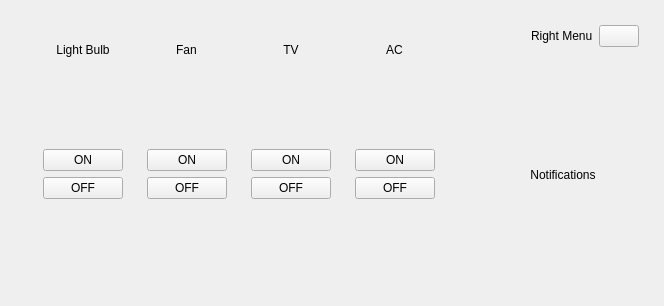
        <widget class="QWidget" name="mainContents" native="true">
         <property name="sizePolicy">
          <sizepolicy hsizetype="Preferred" vsizetype="Expanding">
           <horstretch>0</horstretch>
           <verstretch>0</verstretch>
          </sizepolicy>
         </property>
         <layout class="QHBoxLayout" name="horizontalLayout_10">
          <item>
           <widget class="QWidget" name="mainPageContents" native="true">
            <layout class="QVBoxLayout" name="verticalLayout_5">
             <property name="spacing">
              <number>5</number>
             </property>
             <property name="leftMargin">
              <number>5</number>
             </property>
             <property name="topMargin">
              <number>5</number>
             </property>
             <property name="rightMargin">
              <number>5</number>
             </property>
             <property name="bottomMargin">
              <number>5</number>
             </property>
             <item>
              <widget class="QCustomQStackedWidget" name="mainPage">
               <widget class="QCustomSlideMenu" name="homePage">
                <layout class="QVBoxLayout" name="verticalLayout_12">
                 <item>
                  <widget class="QWidget" name="widget_7" native="true">
                   <layout class="QHBoxLayout" name="horizontalLayout_12">
                    <item>
                     <widget class="QWidget" name="lightBulbControl" native="true">
                      <layout class="QVBoxLayout" name="verticalLayout_20">
                       <item alignment="Qt::AlignHCenter|Qt::AlignTop">
                        <widget class="QLabel" name="label_8">
                         <property name="text">
                          <string>Light Bulb</string>
                         </property>
                         <property name="alignment">
                          <set>Qt::AlignCenter</set>
                         </property>
                        </widget>
                       </item>
                       <item alignment="Qt::AlignHCenter|Qt::AlignVCenter">
                        <widget class="QLabel" name="lightBulbIcon">
                         <property name="minimumSize">
                          <size>
                           <width>80</width>
                           <height>80</height>
                          </size>
                         </property>
                         <property name="maximumSize">
                          <size>
                           <width>80</width>
                           <height>80</height>
                          </size>
                         </property>
                         <property name="layoutDirection">
                          <enum>Qt::LeftToRight</enum>
                         </property>
                         <property name="autoFillBackground">
                          <bool>false</bool>
                         </property>
                         <property name="text">
                          <string />
                         </property>
                         <property name="pixmap">
                          <pixmap resource="../Qss/icons/_icons.qrc">:/material_design/icons/material_design/flashlight_off.png</pixmap>
                         </property>
                         <property name="scaledContents">
                          <bool>true</bool>
                         </property>
                         <property name="alignment">
                          <set>Qt::AlignCenter</set>
                         </property>
                        </widget>
                       </item>
                       <item alignment="Qt::AlignVCenter">
                        <widget class="QPushButton" name="lightBulbOnBtn">
                         <property name="minimumSize">
                          <size>
                           <width>0</width>
                           <height>0</height>
                          </size>
                         </property>
                         <property name="text">
                          <string>ON</string>
                         </property>
                         <property name="icon">
                          <iconset resource="../Qss/icons/_icons.qrc">
                           <normaloff>:/material_design/icons/material_design/radio_button_unchecked.png</normaloff>:/material_design/icons/material_design/radio_button_unchecked.png</iconset>
                         </property>
                         <property name="iconSize">
                          <size>
                           <width>30</width>
                           <height>30</height>
                          </size>
                         </property>
                        </widget>
                       </item>
                       <item>
                        <widget class="QPushButton" name="lightBulbOffBtn">
                         <property name="text">
                          <string>OFF</string>
                         </property>
                         <property name="icon">
                          <iconset resource="../Qss/icons/_icons.qrc">
                           <normaloff>:/material_design/icons/material_design/check_circle.png</normaloff>:/material_design/icons/material_design/check_circle.png</iconset>
                         </property>
                         <property name="iconSize">
                          <size>
                           <width>30</width>
                           <height>30</height>
                          </size>
                         </property>
                        </widget>
                       </item>
                       <item>
                        <spacer name="verticalSpacer_4">
                         <property name="orientation">
                          <enum>Qt::Vertical</enum>
                         </property>
                         <property name="sizeHint" stdset="0">
                          <size>
                           <width>20</width>
                           <height>40</height>
                          </size>
                         </property>
                        </spacer>
                       </item>
                      </layout>
                     </widget>
                    </item>
                    <item>
                     <widget class="QWidget" name="fanControl" native="true">
                      <layout class="QVBoxLayout" name="verticalLayout_21">
                       <item alignment="Qt::AlignHCenter|Qt::AlignTop">
                        <widget class="QLabel" name="label_17">
                         <property name="text">
                          <string>Fan</string>
                         </property>
                         <property name="alignment">
                          <set>Qt::AlignCenter</set>
                         </property>
                        </widget>
                       </item>
                       <item alignment="Qt::AlignHCenter|Qt::AlignVCenter">
                        <widget class="QLabel" name="fanIcon">
                         <property name="minimumSize">
                          <size>
                           <width>80</width>
                           <height>80</height>
                          </size>
                         </property>
                         <property name="maximumSize">
                          <size>
                           <width>80</width>
                           <height>80</height>
                          </size>
                         </property>
                         <property name="text">
                          <string />
                         </property>
                         <property name="pixmap">
                          <pixmap resource="../Qss/icons/_icons.qrc">:/material_design/icons/material_design/mode_fan_off.png</pixmap>
                         </property>
                         <property name="scaledContents">
                          <bool>true</bool>
                         </property>
                         <property name="alignment">
                          <set>Qt::AlignCenter</set>
                         </property>
                        </widget>
                       </item>
                       <item>
                        <widget class="QPushButton" name="fanOnBtn">
                         <property name="text">
                          <string>ON</string>
                         </property>
                         <property name="icon">
                          <iconset resource="../Qss/icons/_icons.qrc">
                           <normaloff>:/material_design/icons/material_design/radio_button_unchecked.png</normaloff>:/material_design/icons/material_design/radio_button_unchecked.png</iconset>
                         </property>
                         <property name="iconSize">
                          <size>
                           <width>30</width>
                           <height>30</height>
                          </size>
                         </property>
                        </widget>
                       </item>
                       <item>
                        <widget class="QPushButton" name="fanOffBtn">
                         <property name="text">
                          <string>OFF</string>
                         </property>
                         <property name="icon">
                          <iconset resource="../Qss/icons/_icons.qrc">
                           <normaloff>:/material_design/icons/material_design/check_circle.png</normaloff>:/material_design/icons/material_design/check_circle.png</iconset>
                         </property>
                         <property name="iconSize">
                          <size>
                           <width>30</width>
                           <height>30</height>
                          </size>
                         </property>
                        </widget>
                       </item>
                       <item>
                        <spacer name="verticalSpacer_5">
                         <property name="orientation">
                          <enum>Qt::Vertical</enum>
                         </property>
                         <property name="sizeHint" stdset="0">
                          <size>
                           <width>20</width>
                           <height>40</height>
                          </size>
                         </property>
                        </spacer>
                       </item>
                      </layout>
                     </widget>
                    </item>
                    <item>
                     <widget class="QWidget" name="tvControl" native="true">
                      <layout class="QVBoxLayout" name="verticalLayout_22">
                       <item alignment="Qt::AlignHCenter|Qt::AlignTop">
                        <widget class="QLabel" name="label_18">
                         <property name="text">
                          <string>TV</string>
                         </property>
                         <property name="alignment">
                          <set>Qt::AlignCenter</set>
                         </property>
                        </widget>
                       </item>
                       <item alignment="Qt::AlignHCenter|Qt::AlignVCenter">
                        <widget class="QLabel" name="tvIcon">
                         <property name="minimumSize">
                          <size>
                           <width>80</width>
                           <height>80</height>
                          </size>
                         </property>
                         <property name="maximumSize">
                          <size>
                           <width>80</width>
                           <height>80</height>
                          </size>
                         </property>
                         <property name="text">
                          <string />
                         </property>
                         <property name="pixmap">
                          <pixmap resource="../Qss/icons/_icons.qrc">:/material_design/icons/material_design/tv_off.png</pixmap>
                         </property>
                         <property name="scaledContents">
                          <bool>true</bool>
                         </property>
                         <property name="alignment">
                          <set>Qt::AlignCenter</set>
                         </property>
                        </widget>
                       </item>
                       <item>
                        <widget class="QPushButton" name="tvOnBtn">
                         <property name="text">
                          <string>ON</string>
                         </property>
                         <property name="icon">
                          <iconset resource="../Qss/icons/_icons.qrc">
                           <normaloff>:/material_design/icons/material_design/radio_button_unchecked.png</normaloff>:/material_design/icons/material_design/radio_button_unchecked.png</iconset>
                         </property>
                         <property name="iconSize">
                          <size>
                           <width>30</width>
                           <height>30</height>
                          </size>
                         </property>
                        </widget>
                       </item>
                       <item>
                        <widget class="QPushButton" name="tvOffBtn">
                         <property name="text">
                          <string>OFF</string>
                         </property>
                         <property name="icon">
                          <iconset resource="../Qss/icons/_icons.qrc">
                           <normaloff>:/material_design/icons/material_design/check_circle.png</normaloff>:/material_design/icons/material_design/check_circle.png</iconset>
                         </property>
                         <property name="iconSize">
                          <size>
                           <width>30</width>
                           <height>30</height>
                          </size>
                         </property>
                        </widget>
                       </item>
                       <item>
                        <spacer name="verticalSpacer_6">
                         <property name="orientation">
                          <enum>Qt::Vertical</enum>
                         </property>
                         <property name="sizeHint" stdset="0">
                          <size>
                           <width>20</width>
                           <height>40</height>
                          </size>
                         </property>
                        </spacer>
                       </item>
                      </layout>
                     </widget>
                    </item>
                    <item>
                     <widget class="QWidget" name="acControl" native="true">
                      <layout class="QVBoxLayout" name="verticalLayout_23">
                       <item alignment="Qt::AlignHCenter|Qt::AlignTop">
                        <widget class="QLabel" name="label_19">
                         <property name="text">
                          <string>AC</string>
                         </property>
                         <property name="alignment">
                          <set>Qt::AlignCenter</set>
                         </property>
                        </widget>
                       </item>
                       <item alignment="Qt::AlignHCenter|Qt::AlignVCenter">
                        <widget class="QLabel" name="acIcon">
                         <property name="minimumSize">
                          <size>
                           <width>80</width>
                           <height>80</height>
                          </size>
                         </property>
                         <property name="maximumSize">
                          <size>
                           <width>80</width>
                           <height>80</height>
                          </size>
                         </property>
                         <property name="text">
                          <string />
                         </property>
                         <property name="pixmap">
                          <pixmap resource="../Qss/icons/_icons.qrc">:/material_design/icons/material_design/subtitles_off.png</pixmap>
                         </property>
                         <property name="scaledContents">
                          <bool>true</bool>
                         </property>
                         <property name="alignment">
                          <set>Qt::AlignCenter</set>
                         </property>
                        </widget>
                       </item>
                       <item>
                        <widget class="QPushButton" name="acOnBtn">
                         <property name="text">
                          <string>ON</string>
                         </property>
                         <property name="icon">
                          <iconset resource="../Qss/icons/_icons.qrc">
                           <normaloff>:/material_design/icons/material_design/radio_button_unchecked.png</normaloff>:/material_design/icons/material_design/radio_button_unchecked.png</iconset>
                         </property>
                         <property name="iconSize">
                          <size>
                           <width>30</width>
                           <height>30</height>
                          </size>
                         </property>
                        </widget>
                       </item>
                       <item>
                        <widget class="QPushButton" name="acOffBtn">
                         <property name="text">
                          <string>OFF</string>
                         </property>
                         <property name="icon">
                          <iconset resource="../Qss/icons/_icons.qrc">
                           <normaloff>:/material_design/icons/material_design/check_circle.png</normaloff>:/material_design/icons/material_design/check_circle.png</iconset>
                         </property>
                         <property name="iconSize">
                          <size>
                           <width>30</width>
                           <height>30</height>
                          </size>
                         </property>
                        </widget>
                       </item>
                       <item>
                        <spacer name="verticalSpacer_7">
                         <property name="orientation">
                          <enum>Qt::Vertical</enum>
                         </property>
                         <property name="sizeHint" stdset="0">
                          <size>
                           <width>20</width>
                           <height>40</height>
                          </size>
                         </property>
                        </spacer>
                       </item>
                      </layout>
                     </widget>
                    </item>
                   </layout>
                  </widget>
                 </item>
                 <item>
                  <widget class="QWidget" name="widget_8" native="true">
                   <layout class="QHBoxLayout" name="horizontalLayout_13">
                    <item>
                     <widget class="QWidget" name="tempChart" native="true">
                      <property name="minimumSize">
                       <size>
                        <width>0</width>
                        <height>0</height>
                       </size>
                      </property>
                      <property name="maximumSize">
                       <size>
                        <width>10000</width>
                        <height>10000</height>
                       </size>
                      </property>
                     </widget>
                    </item>
                    <item>
                     <widget class="QWidget" name="humdChart" native="true">
                      <property name="minimumSize">
                       <size>
                        <width>0</width>
                        <height>0</height>
                       </size>
                      </property>
                      <property name="maximumSize">
                       <size>
                        <width>10000</width>
                        <height>10000</height>
                       </size>
                      </property>
                     </widget>
                    </item>
                   </layout>
                  </widget>
                 </item>
                </layout>
               </widget>
               <widget class="QWidget" name="dataAnalysisPage">
                <layout class="QVBoxLayout" name="verticalLayout_13">
                 <item alignment="Qt::AlignHCenter|Qt::AlignVCenter">
                  <widget class="QLabel" name="label_10">
                   <property name="text">
                    <string>Data Analysis</string>
                   </property>
                  </widget>
                 </item>
                </layout>
               </widget>
               <widget class="QWidget" name="reportsPage">
                <layout class="QVBoxLayout" name="verticalLayout_14">
                 <item alignment="Qt::AlignHCenter|Qt::AlignVCenter">
                  <widget class="QLabel" name="label_11">
                   <property name="text">
                    <string>Reports</string>
                   </property>
                   <property name="alignment">
                    <set>Qt::AlignCenter</set>
                   </property>
                  </widget>
                 </item>
                </layout>
               </widget>
               <widget class="QWidget" name="graphsPage">
                <layout class="QVBoxLayout" name="verticalLayout_15">
                 <item>
                  <widget class="QWidget" name="HeatIndexChart" native="true" />
                 </item>
                </layout>
               </widget>
              </widget>
             </item>
            </layout>
           </widget>
          </item>
          <item>
           <widget class="QCustomSlideMenu" name="rightMenu" native="true">
            <property name="minimumSize">
             <size>
              <width>180</width>
              <height>0</height>
             </size>
            </property>
            <layout class="QVBoxLayout" name="verticalLayout_16">
             <property name="spacing">
              <number>5</number>
             </property>
             <property name="leftMargin">
              <number>5</number>
             </property>
             <property name="topMargin">
              <number>5</number>
             </property>
             <property name="rightMargin">
              <number>5</number>
             </property>
             <property name="bottomMargin">
              <number>5</number>
             </property>
             <item alignment="Qt::AlignRight">
              <widget class="QWidget" name="widget_6" native="true">
               <layout class="QHBoxLayout" name="horizontalLayout_11">
                <item>
                 <widget class="QLabel" name="label_13">
                  <property name="text">
                   <string>Right Menu</string>
                  </property>
                 </widget>
                </item>
                <item>
                 <widget class="QPushButton" name="closeRightMenuBtn">
                  <property name="text">
                   <string />
                  </property>
                  <property name="icon">
                   <iconset resource="../Qss/icons/_icons.qrc">
                    <normaloff>:/feather/icons/feather/x-circle.png</normaloff>:/feather/icons/feather/x-circle.png</iconset>
                  </property>
                 </widget>
                </item>
               </layout>
              </widget>
             </item>
             <item>
              <widget class="QCustomQStackedWidget" name="rightMenuPages">
               <widget class="QWidget" name="notificationsPage">
                <layout class="QVBoxLayout" name="verticalLayout_17">
                 <item alignment="Qt::AlignHCenter|Qt::AlignVCenter">
                  <widget class="QLabel" name="label_14">
                   <property name="text">
                    <string>Notifications</string>
                   </property>
                   <property name="alignment">
                    <set>Qt::AlignCenter</set>
                   </property>
                  </widget>
                 </item>
                </layout>
               </widget>
               <widget class="QWidget" name="morePage">
                <layout class="QVBoxLayout" name="verticalLayout_18">
                 <item alignment="Qt::AlignHCenter|Qt::AlignVCenter">
                  <widget class="QLabel" name="label_15">
                   <property name="text">
                    <string>More</string>
                   </property>
                   <property name="alignment">
                    <set>Qt::AlignCenter</set>
                   </property>
                  </widget>
                 </item>
                </layout>
               </widget>
               <widget class="QWidget" name="profilePage">
                <layout class="QVBoxLayout" name="verticalLayout_19">
                 <item alignment="Qt::AlignHCenter|Qt::AlignVCenter">
                  <widget class="QLabel" name="label_16">
                   <property name="text">
                    <string>Truong Ngoc Minh</string>
                   </property>
                   <property name="alignment">
                    <set>Qt::AlignCenter</set>
                   </property>
                  </widget>
                 </item>
                </layout>
               </widget>
              </widget>
             </item>
            </layout>
           </widget>
          </item>
         </layout>
        </widget>
